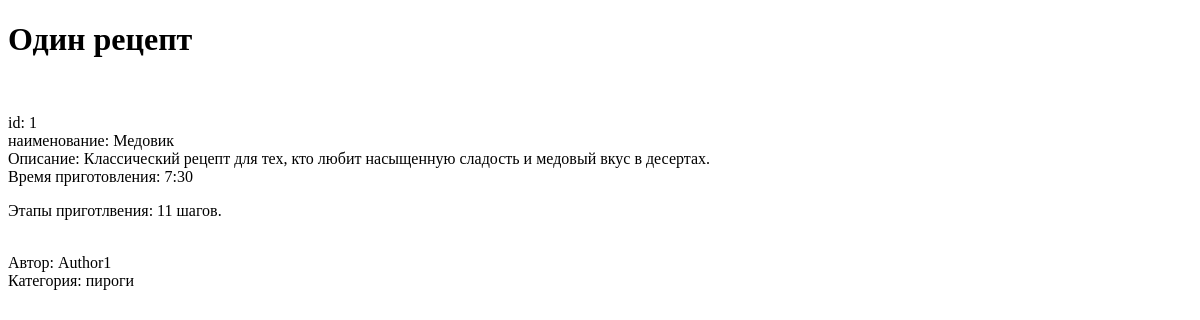
The page /one_recipe/1/ on the database as committed earlier.
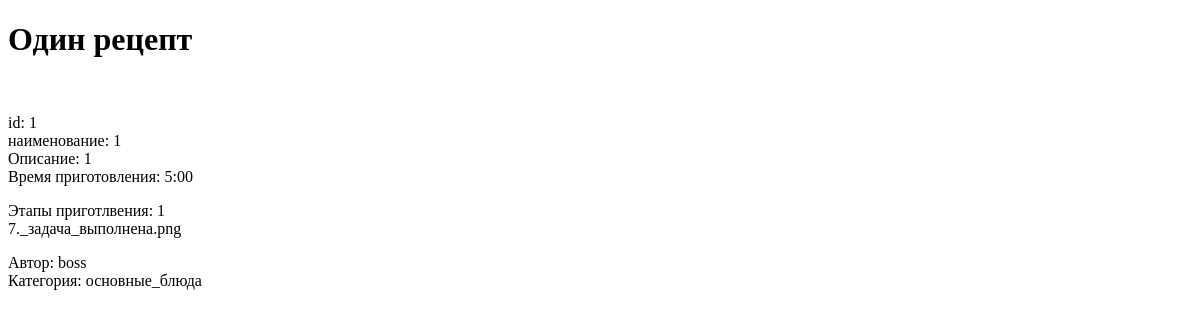
The same page on the database as committed later.
### myapp/models.py (models this page shows)
class Recipe(models.Model):
    title = models.CharField(max_length=100)
    description = models.TextField()
    steps = models.TextField()
    cooking_time = models.TimeField()
    img = models.ImageField(null=True)
    author = models.ForeignKey(User, on_delete=models.CASCADE)
    category = models.ForeignKey(Category, on_delete=models.CASCADE)
    def __str__(self):
        return f'Title: {self.title}, description: {self.description}, steps: {self.steps}, cooking_time: {self.cooking_time}, author: {self.author}, category: {self.category}'

class Category(models.Model):
    name = models.CharField(max_length=100)
    def __str__(self):
        return f'{self.name}'

### myapp/views.py (the view)
# urls.py: path('one_recipe/<int:recipe_id>/',views.one_recipe, name='one_recipe'),
def one_recipe(request, recipe_id: int):
    recepies = Recipe.objects.filter(pk=recipe_id).first()
    print(recepies)
    context ={
        'recepies': recepies
    }
    return render(request, 'myapp/one_recepie.html', context=context)

### myapp/templates/myapp/one_recepie.html (shortened to what this page needs)
{% extends 'myapp/base.html' %}
{% block content %}
<h1>Один рецепт</h1> <br>
<p>id: {{ recepies.id }}  <br>  наименование: {{ recepies.title }} <br> Описание: {{ recepies.description }} <br> Время приготовления: {{ recepies.cooking_time}} <br></p>
<p>Этапы приготлвения: {{ recepies.steps }} <br> {{ recepies.img }} <br></p>
<p>Автор: {{ recepies.author }} <br> Категория: {{ recepies.category }}</p>
{% endblock %}

### myapp/templates/myapp/base.html (shortened to what this page needs)
<!DOCTYPE html>
<html lang="en">
<head>
</head>
<body>
{% block content %}{% endblock %}
</body>
</html>

Rows that differ between the two databases and show on the page:
changed Recipe id 1: title "Медовик" → "1"; description "Классический рецепт для тех, кто любит насыщенную сладость и медовый вкус в десертах." → "1"; cooking_time "7:30" → "5:00"; steps "11 шагов." → "1"; img (not shown) → "7._задача_выполнена.png"; author "Author1" → "boss"; category "пироги" → "основные_блюда"
